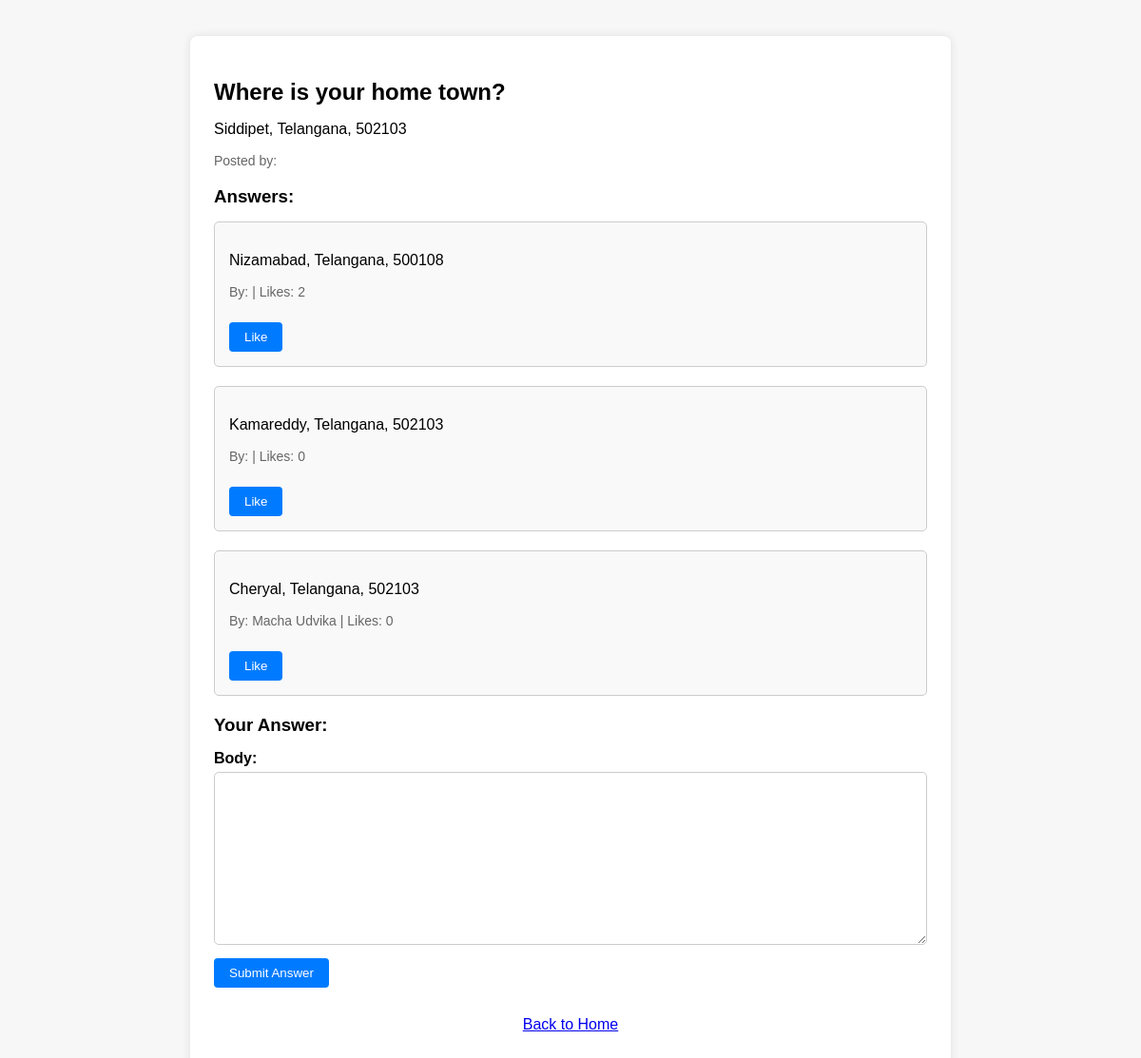
The page /question/1/ (signed in) on the database its author committed.
### core/models.py (models this page shows, shortened)
class Question(models.Model):
    user = models.ForeignKey(User, on_delete=models.CASCADE)
    title = models.CharField(max_length=255)
    body = models.TextField()
    created_at = models.DateTimeField(auto_now_add=True)

class Answer(models.Model):
    user = models.ForeignKey(User, on_delete=models.CASCADE)
    question = models.ForeignKey(Question, on_delete=models.CASCADE, related_name='answers')
    body = models.TextField()
    likes = models.IntegerField(default=0)
    created_at = models.DateTimeField(auto_now_add=True)

### core/views.py (the view)
# urls.py: path('question/<int:question_id>/', views.question_detail, name='question_detail'),
@login_required
def question_detail(request, question_id):
    question = get_object_or_404(Question, id=question_id)
    form = AnswerForm(request.POST or None)
    if form.is_valid():
        a = form.save(commit=False)
        a.user = request.user
        a.question = question
        a.save()
        return redirect('question_detail', question_id=question_id)
    return render(request, 'question_detail.html', {'question': question, 'form': form})

### core/forms.py
class AnswerForm(forms.ModelForm):
    class Meta:
        model = Answer
        fields = ['body']

### core/templates/question_detail.html (shortened to what this page needs)
<!DOCTYPE html>
<html>
<head>
</head>
<body>
    <div class="container">
        <h2>{{ question.title }}</h2>
        <p>{{ question.body }}</p>
        <p class="meta">Posted by: {{ question.user.first_name }} {{ question.user.last_name }}</p>
        <h3>Answers:</h3>
        {% for answer in question.answers.all %}
            <div class="answer-box">
                <p>{{ answer.body|linebreaks }}</p>
                <p class="meta">By: {{ answer.user.first_name }} {{ answer.user.last_name }} | Likes: {{ answer.likes }}</p>
                <form action="{% url 'like_answer' answer.id %}" method="post">
                    <button type="submit">Like</button>
                </form>
            </div>
        {% empty %}
            <p>No answers yet. Be the first to answer!</p>
        {% endfor %}
        <h3>Your Answer:</h3>
        <form method="post">
            <label for="{{ form.body.id_for_label }}">Body:</label>
            {{ form.body }}
            <button type="submit">Submit Answer</button>
        </form>
        <div class="back-link">
            <p><a href="{% url 'home' %}">Back to Home</a></p>
        </div>
    </div>
</body>
</html>

### core/templates/question_detail.html (style rules this page uses)
body { font-family: Arial, sans-serif; background-color: #f7f7f7; padding: 30px; }
.container { max-width: 800px; margin: auto; background-color: white; padding: 25px; border-radius: 8px; box-shadow: 0 0 10px rgba(0,0,0,0.1); box-sizing: border-box; }
h2, h3 { margin-bottom: 15px; }
.answer-box { border: 1px solid #ccc; padding: 15px; border-radius: 5px; margin-bottom: 20px; background-color: #f9f9f9; box-sizing: border-box; }
label { font-weight: bold; display: block; margin: 15px 0 5px; }
textarea { width: 100%; padding: 10px; border-radius: 5px; border: 1px solid #ccc; font-size: 14px; resize: vertical; box-sizing: border-box; }
button { margin-top: 10px; padding: 8px 16px; background-color: #007bff; color: white; border: none; border-radius: 4px; cursor: pointer; }
.back-link { text-align: center; margin-top: 30px; }
.meta { font-size: 14px; color: #666; }
form { max-width: 100%; }

### rows shown on the page
Question: title "Where is your home town?", body "Siddipet, Telangana, 502103"
Answer: body "Nizamabad, Telangana, 500108", likes "2"
Answer: body "Kamareddy, Telangana, 502103", likes "0"
Answer: body "Cheryal, Telangana, 502103", user.first_name "Macha", user.last_name "Udvika", likes "0"
